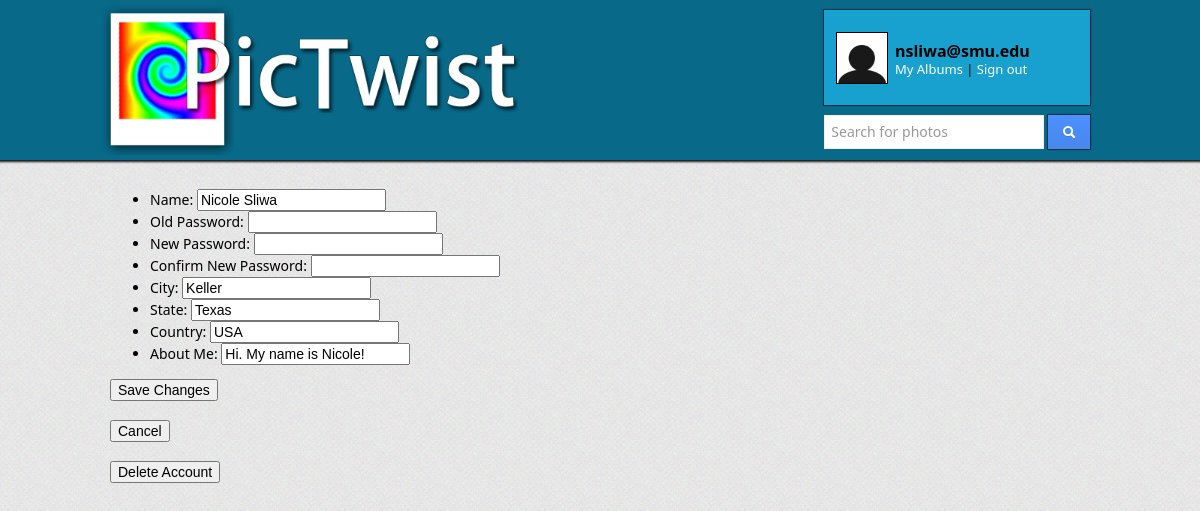
The page /editInfo.php (signed in) on the database its author committed.
### tables this page shows
CREATE TABLE users(
  id INTEGER PRIMARY KEY AUTO_INCREMENT,
  suspended INTEGER DEFAULT FALSE,
  email VARCHAR(255) UNIQUE NOT NULL,
  password_hash VARCHAR(255) NOT NULL,
  name VARCHAR(255) NOT NULL,
  city VARCHAR(255),
  state VARCHAR(255),
  country VARCHAR(255),
  bio TEXT,
  admin BOOLEAN DEFAULT FALSE,
  updated_at TIMESTAMP DEFAULT '0000-00-00 00:00:00',
  created_at TIMESTAMP DEFAULT '0000-00-00 00:00:00',
  last_login timestamp default CURRENT_TIMESTAMP()
);

### include/headCode.php (called while the page is built, shortened)
<?php
  $currentUser = getCurrentUser();
  function getCurrentUser(){
    if(isset($_SESSION['uid'])) { $uid = $_SESSION['uid']; }
    else { $uid = -1; $_SESSION['uid'] = $uid;}
    if(isset($_SESSION['email'])) { $email = $_SESSION['email']; }
    else { $email = "Visitor"; $_SESSION['email'] = $email;}
    if(isset($_SESSION['name'])) { $name = $_SESSION['name']; }
    else { $name = "Unknown"; $_SESSION['name'] = $name;}
    if(isset($_SESSION['admin'])) {$admin = $_SESSION['admin'];}
    else { $admin = FALSE; $_SESSION['admin'] = $admin;}
    $currentUser = array("username" => $email, "id" => $uid, "name" => $name, "admin" => $admin);
    return $currentUser;
  }
?>

### editInfo.php (the view, shortened to what this page needs)
<?php INCLUDE 'include/head.php'; ?>
<?php
    if(isset($currentUser['id']) && $currentUser['id'] > 0)
    {
        $uid = $currentUser['id'];
	$query = "SELECT id, name, city, state, country, bio FROM users where id='$uid';";
	$result = mysql_query($query);
	$row = mysql_fetch_array($result);
	$name = $row['name'];
	$oldpwd = $row['password_hash'];
	$city = $row['city'];
	$state = $row['state'];
	$country = $row['country'];
	$bio = $row['bio'];
    }
?>
<form id="My Account" method="post" action="editInfo.processor.php" enctype="multipart/form-data">
  <ul>
    <li>Name: <input type="text" name="name" value="<?php echo $name;?>">
    <li>Old Password: <input type="password" name="oldpwd" value="<?php echo $oldpwd;?>">
    <li>New Password: <input type="password" name="newpwd" value="<?php echo $newpwd;?>">
    <li>Confirm New Password: <input type="password" name="confirmNew" value="<?php echo $confirmNew;?>">
    <li>City: <input type="text" name="city" value="<?php echo $city;?>">
    <li>State: <input type="text" name="state" value="<?php echo $state;?>">
    <li>Country: <input type="text" name="country" value="<?php echo $country;?>">
    <li>About Me: <input type="text" name="bio" value="<?php echo $bio;?>">
  </ul>
  <input type="submit" name="submit" value="Save Changes">
</form>
<form method="post" action="profile.php">
	<br><input type="submit" value="Cancel">
</form>
<form method="post" action="deleteAccount.php">
	<br><input type="submit" value="Delete Account">
</form>

### styles/styles.css (style rules this page uses)
body { background-image: url('../img/bg.png'); margin: 0px; font-family: 'Segoe UI', Helvetica, Arial, sans-serif; font-size: 14px; }
html, body { height: 100%; }

### rows shown on the page
users: name "Nicole Sliwa", city "Keller", state "Texas", country "USA", bio "Hi. My name is Nicole!"

### other values the page prints
$currentUser['username'] "nsliwa@smu.edu"
